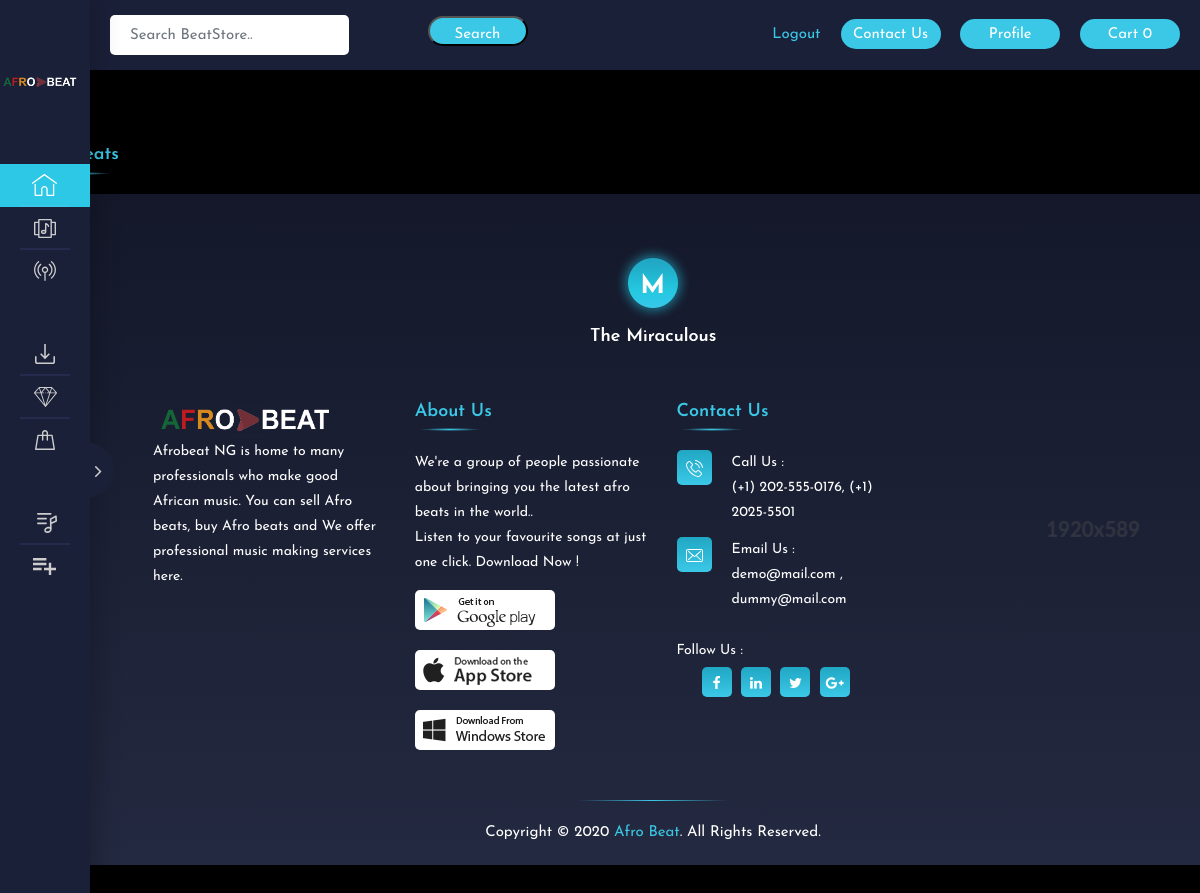
The page /admin-list/ (signed in) on the database as committed earlier.
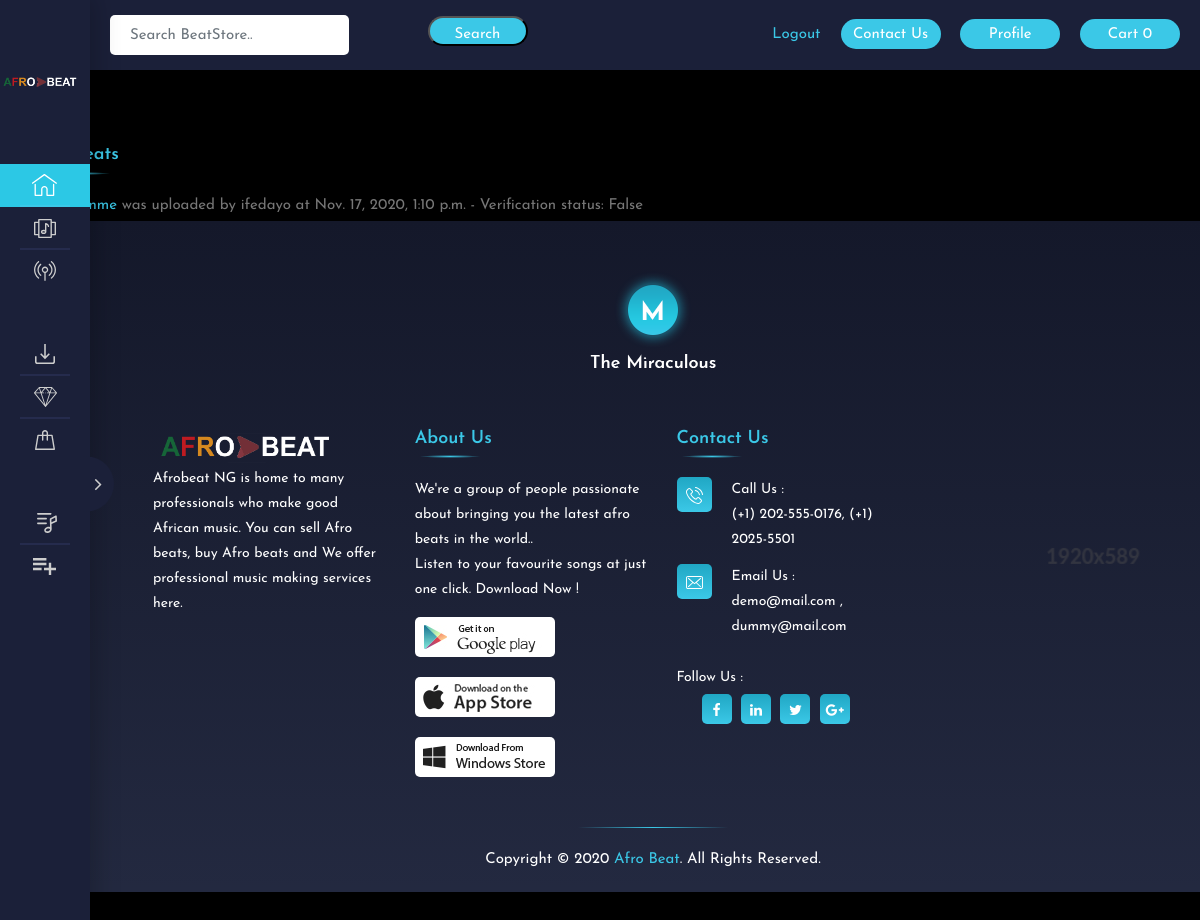
The same page on the database as committed later.
### core/models.py (models this page shows, shortened)
class Beat(models.Model):
    user = models.ForeignKey(User, default=1, null=True, on_delete=models.SET_NULL)
    slug = models.SlugField(unique=True, blank=False)
    producer_name = models.CharField(max_length=45)
    beat_name = models.CharField(max_length=40)
    sound = models.FileField()
    sound_two = models.FileField()
    license = models.TextField()
    genre1 = models.CharField(choices=GENRE_CHOICES, max_length=3)
    mood1 = models.CharField(choices=MOOD_CHOICES, max_length=2)
    price = models.FloatField()
    verified = models.BooleanField(default=False)
    thumbnail = models.ImageField()
    timestamp = models.DateTimeField(auto_now_add=True)

### core/views.py (the view)
# urls.py: path('admin-list/', views.admin_beat_list, name='admin-beat-list'),
@staff_member_required
def admin_beat_list(request):
    beats = Beat.objects.all().order_by('-timestamp')
    template_name = "core/admin_list.html"
    context = {
        "beats": beats
    }
    return render(request, template_name, context)

### core/templatetags/cart_templates_tag.py (called while the page is built)
@register.filter
def cart_item_count(user):
    if user.is_authenticated:
        qs = Order.objects.filter(user=user, ordered=False)
        if qs.exists():
            return qs[0].beat.count()
    return 0

### core/templates/core/admin_list.html
{% extends 'core/base.html' %}
{% block content %}
{% if request.user.is_authenticated and request.user.is_staff %}
	<br>
	<br>
	<br>
	<br>
	<br>
	<br>
	<div class="container">
                   <h1 class="footer_title">All Beats</h1>
	{% for obj in beats %}
		<div>
			<p><a href="/admin-list/{{ obj.slug }}">{{ obj.beat_name }}</a> was uploaded by {{ obj.user }} at {{ obj.timestamp }} - Verification status: {{ obj.verified }}</p><hr>
		</div>
	{% endfor %}
	</div>
{% endif %}
{% endblock %}

Rows that differ between the two databases and show on the page:
added Beat: user "ifedayo", timestamp "Nov. 17, 2020, 1:10 p.m.", verified "False"
